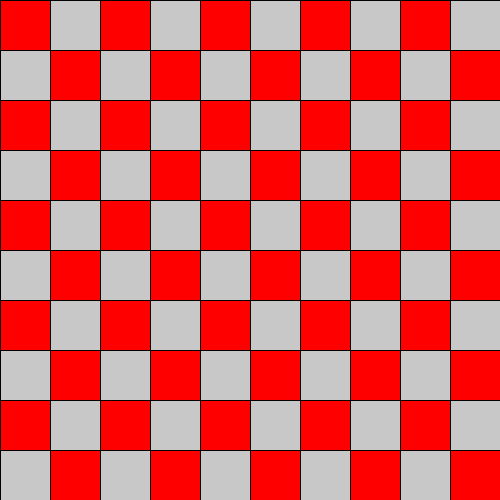
Frame 1 (no input)
Frame 60 (the mouse pressed at the canvas centre just before this capture): identical to frame 1, image omitted
Frame 120 (the mouse held since frame 60 and released just before this capture): identical to frame 1, image omitted

The Processing sketch that drew this single still picture (run headless with seeded random() and noise(); from frame 60 on, the mouse is pressed at the canvas centre):

// Processing sketch: ejem2ForAnidado
// ── ejem2ForAnidado.pde
int cant= 10;
int ancho;
void setup() {
  size(500, 500);
  ancho = width/cant;
}
void draw() {
  background(0);
  for (int x=0; x<cant; x++) {
    for (int y=0; y<cant; y++) {
      if ((x+y)%2==0) {
        fill(255, 0, 0);
      } else {
        fill(200);
      }
      rect(x*ancho, y*ancho, ancho, ancho);
    }
  }
}
